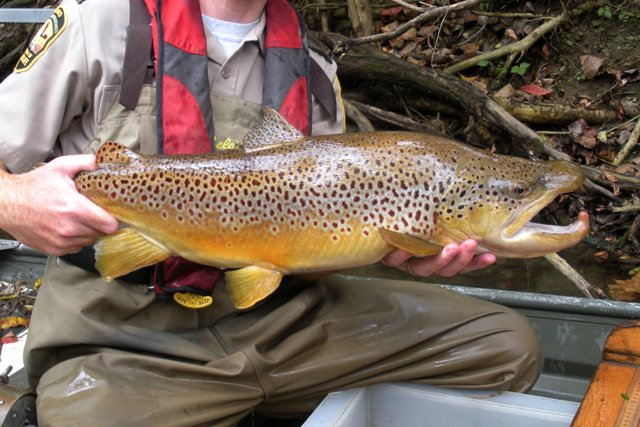
#> input picture assets/browntrout.jpg, 640 x 427 px
$ python geom_transform.py
#> lines starting #> are read from the running program, lines starting #| are printed output that depends on the picture
import cv2
import numpy as np
from matplotlib import pyplot as plt

# resize image
img = cv2.imread('../assets/browntrout.jpg')
#> img is the input picture: shape (427, 640, 3); mean B, G, R 89.4, 103.2, 121.8
height, width = img.shape[:2]
#> height = 427; width = 640
res = cv2.resize(img, (int(0.5*width), int(0.5*height)), interpolation = cv2.INTER_CUBIC)
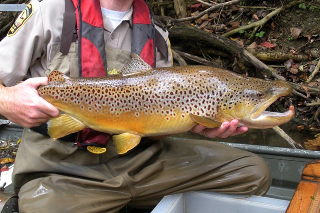
#> res: shape (213, 320, 3); mean B, G, R 89.4, 103.2, 121.8
cv2.imshow('img',res)

cv2.waitKey(0)
cv2.destroyAllWindows()

# shift the image's location

img = cv2.imread('../assets/browntrout.jpg',0)
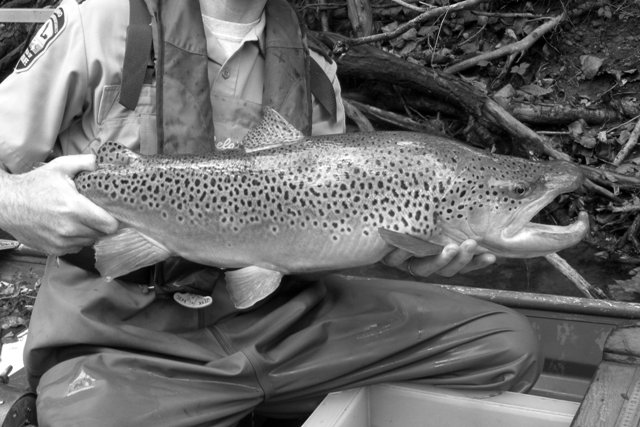
#> img: shape (427, 640); min 0, max 255, mean 107.2
rows,cols = img.shape
#> rows = 427; cols = 640
M = np.float32([[1,0,100],[0,1,150]])
dst = cv2.warpAffine(img,M,(cols,rows))
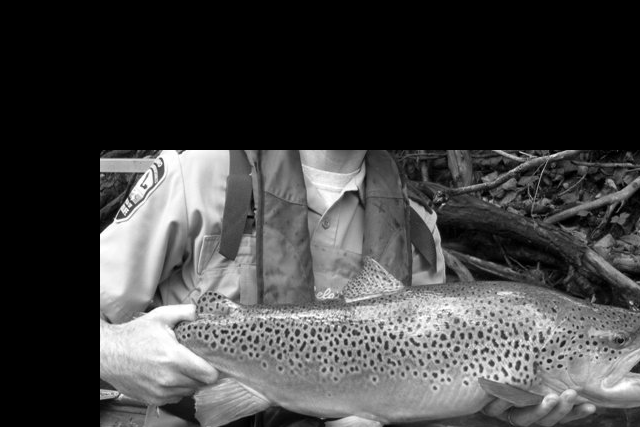
#> dst: shape (427, 640); min 0, max 255, mean 66.8

cv2.imshow('img',dst)

cv2.waitKey(0)
cv2.destroyAllWindows()

#rotate the image 90 degrees counter clockwise

img = cv2.imread('../assets/browntrout.jpg', 0)
M = cv2.getRotationMatrix2D((cols/2,rows/2),90,1)
dst = cv2.warpAffine(img,M,(cols,rows))
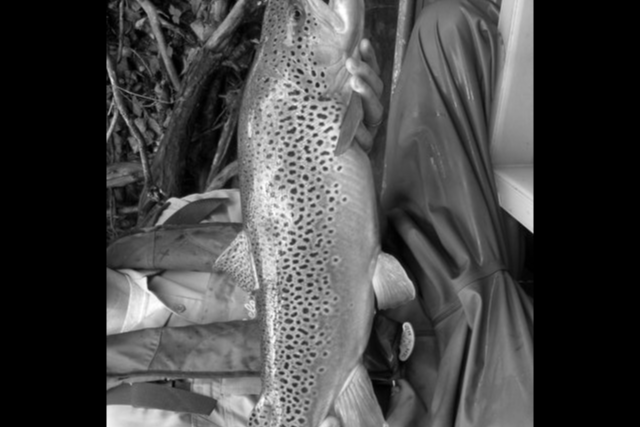
#> dst: shape (427, 640); min 0, max 255, mean 69.5
cv2.imshow('img',dst)

cv2.waitKey(0)
cv2.destroyAllWindows()

imgSudoku = cv2.imread('../assets/sudoku_img.jpg')
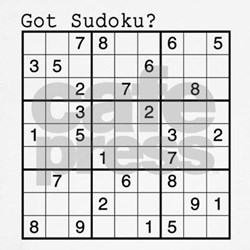
#> input picture assets/sudoku_img.jpg, 250 x 250 px
#> imgSudoku is the input picture: shape (250, 250, 3); min 0, max 255, mean 213.6
rows,cols,ch = imgSudoku.shape
#> rows = 250; cols = 250; ch = 3

pts1 = np.float32([[70,70],[70,140],[140,70],[140,140]])
pts2 = np.float32([[0,0],[0,250],[250,0],[250,250]])

M = cv2.getPerspectiveTransform(pts1,pts2)
dst = cv2.warpPerspective(imgSudoku,M,(250,250))
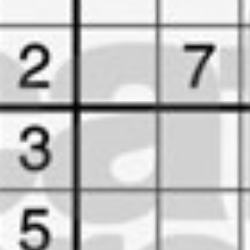
#> dst: shape (250, 250, 3); min 0, max 255, mean 198.4

plt.subplot(121),plt.imshow(imgSudoku),plt.title('Input')
plt.subplot(122),plt.imshow(dst),plt.title('Output')
plt.show()
cv2.waitKey(0)
cv2.destroyAllWindows()
